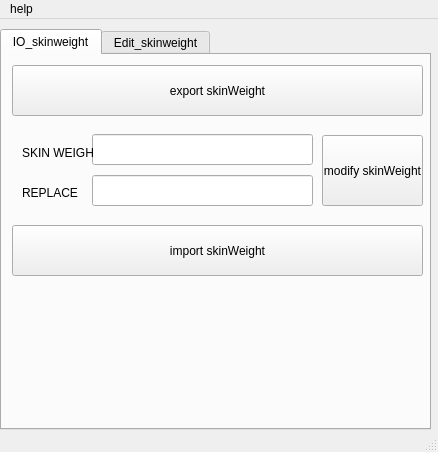
<?xml version="1.0" encoding="UTF-8"?>
<ui version="4.0">
 <class>edo_skinWeightIoUI</class>
 <widget class="QMainWindow" name="edo_skinWeightIoUI">
  <property name="geometry">
   <rect>
    <x>0</x>
    <y>0</y>
    <width>438</width>
    <height>452</height>
   </rect>
  </property>
  <property name="windowTitle">
   <string>edo_skinWeightIoUI</string>
  </property>
  <widget class="QWidget" name="centralwidget">
   <widget class="QTabWidget" name="edo_skinWeightIoLayout">
    <property name="geometry">
     <rect>
      <x>0</x>
      <y>10</y>
      <width>431</width>
      <height>401</height>
     </rect>
    </property>
    <property name="currentIndex">
     <number>0</number>
    </property>
    <widget class="QWidget" name="IO_skinweight">
     <attribute name="title">
      <string>IO_skinweight</string>
     </attribute>
     <widget class="QPushButton" name="ex_bt">
      <property name="geometry">
       <rect>
        <x>10</x>
        <y>10</y>
        <width>411</width>
        <height>51</height>
       </rect>
      </property>
      <property name="text">
       <string>export skinWeight</string>
      </property>
     </widget>
     <widget class="QPushButton" name="md_bt">
      <property name="geometry">
       <rect>
        <x>320</x>
        <y>80</y>
        <width>101</width>
        <height>71</height>
       </rect>
      </property>
      <property name="text">
       <string>modify skinWeight</string>
      </property>
     </widget>
     <widget class="QPushButton" name="im_bt">
      <property name="geometry">
       <rect>
        <x>10</x>
        <y>170</y>
        <width>411</width>
        <height>51</height>
       </rect>
      </property>
      <property name="text">
       <string>import skinWeight</string>
      </property>
     </widget>
     <widget class="QLineEdit" name="sw_line">
      <property name="geometry">
       <rect>
        <x>90</x>
        <y>79</y>
        <width>221</width>
        <height>31</height>
       </rect>
      </property>
     </widget>
     <widget class="QLineEdit" name="rp_line">
      <property name="geometry">
       <rect>
        <x>90</x>
        <y>120</y>
        <width>221</width>
        <height>31</height>
       </rect>
      </property>
     </widget>
     <widget class="QLabel" name="label">
      <property name="geometry">
       <rect>
        <x>20</x>
        <y>90</y>
        <width>71</width>
        <height>16</height>
       </rect>
      </property>
      <property name="text">
       <string>SKIN WEIGHT</string>
      </property>
     </widget>
     <widget class="QLabel" name="label_2">
      <property name="geometry">
       <rect>
        <x>20</x>
        <y>130</y>
        <width>71</width>
        <height>16</height>
       </rect>
      </property>
      <property name="text">
       <string>REPLACE</string>
      </property>
     </widget>
    </widget>
    <widget class="QWidget" name="Edit_skinweight">
     <attribute name="title">
      <string>Edit_skinweight</string>
     </attribute>
     <widget class="QPushButton" name="saveTemp_bt">
      <property name="geometry">
       <rect>
        <x>10</x>
        <y>330</y>
        <width>411</width>
        <height>41</height>
       </rect>
      </property>
      <property name="text">
       <string>FINISH</string>
      </property>
     </widget>
     <widget class="QListWidget" name="sourseInfluence">
      <property name="geometry">
       <rect>
        <x>10</x>
        <y>30</y>
        <width>201</width>
        <height>181</height>
       </rect>
      </property>
      <property name="selectionMode">
       <enum>QAbstractItemView::MultiSelection</enum>
      </property>
     </widget>
     <widget class="QListWidget" name="directInfluence">
      <property name="geometry">
       <rect>
        <x>220</x>
        <y>30</y>
        <width>201</width>
        <height>181</height>
       </rect>
      </property>
     </widget>
     <widget class="QPushButton" name="direct_bt">
      <property name="geometry">
       <rect>
        <x>220</x>
        <y>220</y>
        <width>201</width>
        <height>41</height>
       </rect>
      </property>
      <property name="text">
       <string>LOAD</string>
      </property>
     </widget>
     <widget class="QPushButton" name="source_bt">
      <property name="geometry">
       <rect>
        <x>10</x>
        <y>220</y>
        <width>201</width>
        <height>41</height>
       </rect>
      </property>
      <property name="text">
       <string>LOAD</string>
      </property>
     </widget>
     <widget class="QPushButton" name="addTemp_bt">
      <property name="geometry">
       <rect>
        <x>10</x>
        <y>280</y>
        <width>411</width>
        <height>41</height>
       </rect>
      </property>
      <property name="text">
       <string>ADD TO TEMPLATE</string>
      </property>
     </widget>
    </widget>
   </widget>
  </widget>
  <widget class="QMenuBar" name="menubar">
   <property name="geometry">
    <rect>
     <x>0</x>
     <y>0</y>
     <width>438</width>
     <height>18</height>
    </rect>
   </property>
   <widget class="QMenu" name="menuHelp">
    <property name="title">
     <string>help</string>
    </property>
    <addaction name="actionHow_to_use"/>
   </widget>
   <addaction name="menuHelp"/>
  </widget>
  <widget class="QStatusBar" name="statusbar"/>
  <action name="actionHow_to_use">
   <property name="text">
    <string>how_to_use</string>
   </property>
  </action>
 </widget>
 <resources/>
 <connections/>
</ui>
